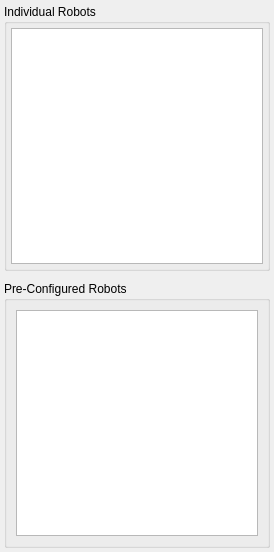
            <widget class="QWidget" name="robots">
             <property name="enabled">
              <bool>true</bool>
             </property>
             <property name="geometry">
              <rect>
               <x>0</x>
               <y>0</y>
               <width>274</width>
               <height>552</height>
              </rect>
             </property>
             <property name="font">
              <font>
               <weight>75</weight>
               <bold>true</bold>
              </font>
             </property>
             <attribute name="label">
              <string>Robots</string>
             </attribute>
             <layout class="QVBoxLayout" name="verticalLayout">
              <property name="spacing">
               <number>10</number>
              </property>
              <property name="leftMargin">
               <number>4</number>
              </property>
              <property name="topMargin">
               <number>4</number>
              </property>
              <property name="rightMargin">
               <number>4</number>
              </property>
              <property name="bottomMargin">
               <number>4</number>
              </property>
              <item>
               <widget class="QGroupBox" name="group_robots">
                <property name="font">
                 <font>
                  <weight>50</weight>
                  <bold>false</bold>
                 </font>
                </property>
                <property name="toolTip">
                 <string>Robots for the Scene</string>
                </property>
                <property name="title">
                 <string>Individual Robots</string>
                </property>
                <layout class="QVBoxLayout" name="verticalLayout_4">
                 <property name="spacing">
                  <number>2</number>
                 </property>
                 <property name="leftMargin">
                  <number>4</number>
                 </property>
                 <property name="topMargin">
                  <number>4</number>
                 </property>
                 <property name="rightMargin">
                  <number>4</number>
                 </property>
                 <property name="bottomMargin">
                  <number>4</number>
                 </property>
                 <item>
                  <widget class="QListWidget" name="list_robots">
                   <property name="sizePolicy">
                    <sizepolicy hsizetype="Preferred" vsizetype="Preferred">
                     <horstretch>0</horstretch>
                     <verstretch>0</verstretch>
                    </sizepolicy>
                   </property>
                   <property name="toolTip">
                    <string>Double Click or Drag Robots to the Robot List to add to Scene</string>
                   </property>
                   <property name="toolTipDuration">
                    <number>-1</number>
                   </property>
                   <property name="horizontalScrollBarPolicy">
                    <enum>Qt::ScrollBarAsNeeded</enum>
                   </property>
                   <property name="editTriggers">
                    <set>QAbstractItemView::NoEditTriggers</set>
                   </property>
                   <property name="showDropIndicator" stdset="0">
                    <bool>false</bool>
                   </property>
                   <property name="dragEnabled">
                    <bool>true</bool>
                   </property>
                   <property name="dragDropMode">
                    <enum>QAbstractItemView::NoDragDrop</enum>
                   </property>
                   <property name="defaultDropAction">
                    <enum>Qt::CopyAction</enum>
                   </property>
                   <property name="alternatingRowColors">
                    <bool>false</bool>
                   </property>
                   <property name="selectionMode">
                    <enum>QAbstractItemView::SingleSelection</enum>
                   </property>
                   <property name="iconSize">
                    <size>
                     <width>64</width>
                     <height>64</height>
                    </size>
                   </property>
                   <property name="textElideMode">
                    <enum>Qt::ElideLeft</enum>
                   </property>
                   <property name="verticalScrollMode">
                    <enum>QAbstractItemView::ScrollPerPixel</enum>
                   </property>
                   <property name="movement">
                    <enum>QListView::Static</enum>
                   </property>
                   <property name="flow">
                    <enum>QListView::TopToBottom</enum>
                   </property>
                   <property name="isWrapping" stdset="0">
                    <bool>false</bool>
                   </property>
                   <property name="resizeMode">
                    <enum>QListView::Adjust</enum>
                   </property>
                   <property name="layoutMode">
                    <enum>QListView::SinglePass</enum>
                   </property>
                   <property name="spacing">
                    <number>6</number>
                   </property>
                   <property name="gridSize">
                    <size>
                     <width>200</width>
                     <height>75</height>
                    </size>
                   </property>
                   <property name="viewMode">
                    <enum>QListView::ListMode</enum>
                   </property>
                   <property name="uniformItemSizes">
                    <bool>false</bool>
                   </property>
                   <property name="wordWrap">
                    <bool>true</bool>
                   </property>
                   <property name="selectionRectVisible">
                    <bool>true</bool>
                   </property>
                  </widget>
                 </item>
                </layout>
               </widget>
              </item>
              <item>
               <widget class="QGroupBox" name="group_preconfig">
                <property name="font">
                 <font>
                  <weight>50</weight>
                  <bold>false</bold>
                 </font>
                </property>
                <property name="toolTip">
                 <string>Pre-Configured Robots for the Scene</string>
                </property>
                <property name="title">
                 <string>Pre-Configured Robots</string>
                </property>
                <layout class="QVBoxLayout" name="verticalLayout_9">
                 <item>
                  <widget class="QListWidget" name="list_preconfig">
                   <property name="enabled">
                    <bool>true</bool>
                   </property>
                   <property name="sizePolicy">
                    <sizepolicy hsizetype="Preferred" vsizetype="Preferred">
                     <horstretch>0</horstretch>
                     <verstretch>0</verstretch>
                    </sizepolicy>
                   </property>
                   <property name="toolTip">
                    <string>Double Click or Drag Pre-Configured Robots to the Robot List to add to Scene</string>
                   </property>
                   <property name="toolTipDuration">
                    <number>-1</number>
                   </property>
                   <property name="horizontalScrollBarPolicy">
                    <enum>Qt::ScrollBarAsNeeded</enum>
                   </property>
                   <property name="editTriggers">
                    <set>QAbstractItemView::NoEditTriggers</set>
                   </property>
                   <property name="showDropIndicator" stdset="0">
                    <bool>false</bool>
                   </property>
                   <property name="dragEnabled">
                    <bool>true</bool>
                   </property>
                   <property name="dragDropMode">
                    <enum>QAbstractItemView::NoDragDrop</enum>
                   </property>
                   <property name="defaultDropAction">
                    <enum>Qt::CopyAction</enum>
                   </property>
                   <property name="alternatingRowColors">
                    <bool>false</bool>
                   </property>
                   <property name="selectionMode">
                    <enum>QAbstractItemView::SingleSelection</enum>
                   </property>
                   <property name="selectionBehavior">
                    <enum>QAbstractItemView::SelectItems</enum>
                   </property>
                   <property name="iconSize">
                    <size>
                     <width>64</width>
                     <height>64</height>
                    </size>
                   </property>
                   <property name="textElideMode">
                    <enum>Qt::ElideLeft</enum>
                   </property>
                   <property name="verticalScrollMode">
                    <enum>QAbstractItemView::ScrollPerPixel</enum>
                   </property>
                   <property name="movement">
                    <enum>QListView::Static</enum>
                   </property>
                   <property name="flow">
                    <enum>QListView::TopToBottom</enum>
                   </property>
                   <property name="isWrapping" stdset="0">
                    <bool>false</bool>
                   </property>
                   <property name="resizeMode">
                    <enum>QListView::Adjust</enum>
                   </property>
                   <property name="layoutMode">
                    <enum>QListView::SinglePass</enum>
                   </property>
                   <property name="spacing">
                    <number>6</number>
                   </property>
                   <property name="gridSize">
                    <size>
                     <width>200</width>
                     <height>75</height>
                    </size>
                   </property>
                   <property name="viewMode">
                    <enum>QListView::ListMode</enum>
                   </property>
                   <property name="uniformItemSizes">
                    <bool>false</bool>
                   </property>
                   <property name="wordWrap">
                    <bool>true</bool>
                   </property>
                   <property name="selectionRectVisible">
                    <bool>true</bool>
                   </property>
                  </widget>
                 </item>
                </layout>
               </widget>
              </item>
             </layout>
            </widget>
